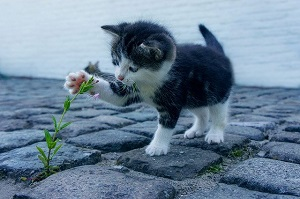
#> input picture pyWorks/pyocr/source/cat.jpg, 300 x 199 px
$ python cvtest.py
#> lines starting #> are read from the running program, lines starting #| are printed output that depends on the picture
import cv2

img = cv2.imread("./source/cat.jpg", cv2.IMREAD_COLOR)
#> img is the input picture: shape (199, 300, 3); mean B, G, R 151.2, 130.9, 108.3
cv2.imshow('cat', img)  # imshow(제목, 이미지 파일)
cv2.waitKey(2000)   # 계속 대기, 2000 - 2초

# 파일 쓰기(복사)
cv2.imwrite("./source/cat2.jpg", img)

# 회색 스타일 수정(RGB → BGR)
img_gray = cv2.cvtColor(img, cv2.COLOR_BGR2GRAY)
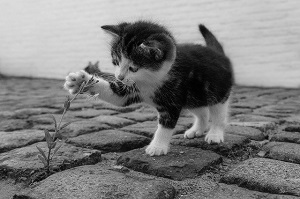
#> img_gray: shape (199, 300); min 1, max 240, mean 126.5
cv2.imshow('cat', img_gray)
cv2.waitKey(0)

# 파일 쓰기(복사)
cv2.imwrite('./source/cat3.jpg', img_gray)

$ run again, with pyWorks/pyocr/source/news.jpg copied over pyWorks/pyocr/source/cat.jpg
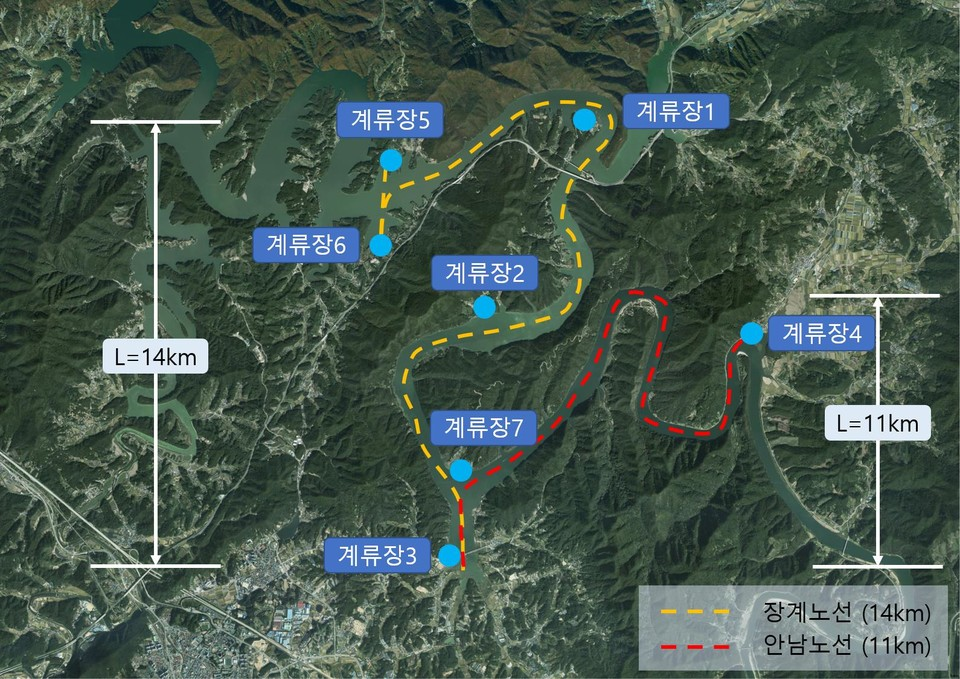
#> input picture pyWorks/pyocr/source/news.jpg, 960 x 679 px
#> img is the input picture: shape (679, 960, 3); mean B, G, R 77.8, 88.3, 70.2
#> `img_gray = cv2.cvtColor(img, cv2.COLOR_BGR2GRAY)`:
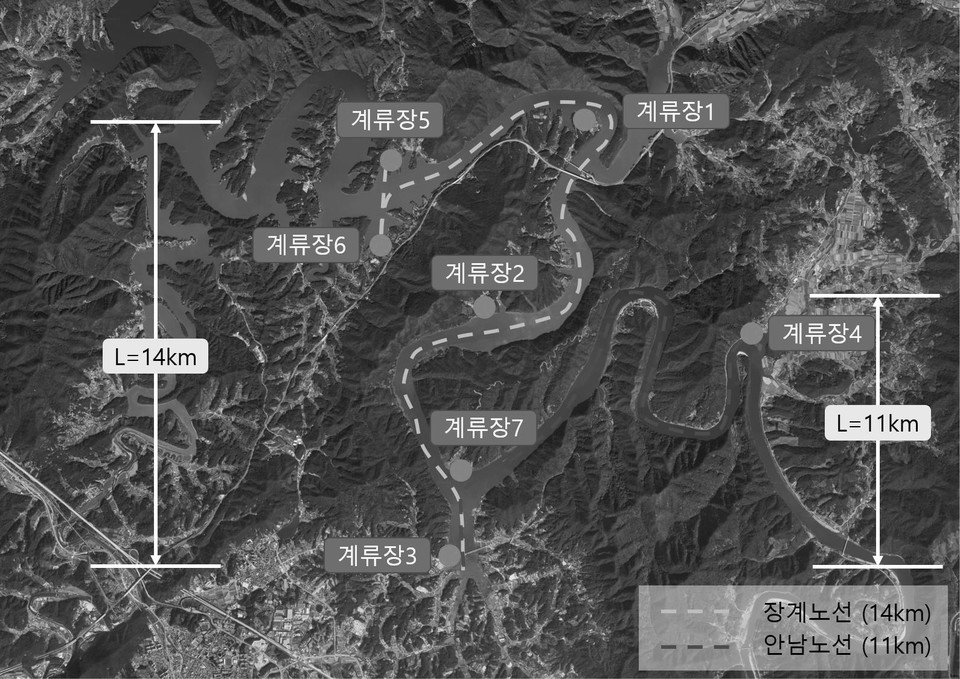
#> img_gray: shape (679, 960); min 0, max 255, mean 81.7
